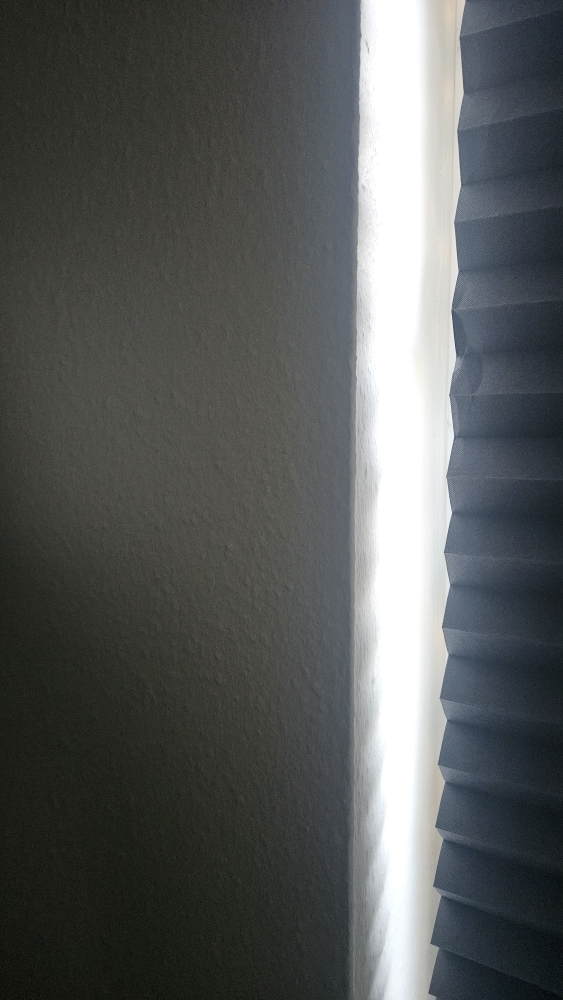
//> input picture ImageSource/indoor-s1-1.jpg, 2252 x 4000 px (shown at 1/4 size)
$ ./main   (built with g++ and OpenCV 4)
//> lines starting //> are read from the running program, lines starting //| are printed output that depends on the picture
#include <opencv2/opencv.hpp>
#include <opencv2/features2d.hpp>
#include <opencv2/imgproc.hpp>
#include <opencv2/core/utils/logger.hpp>
#include <iostream>
#include <tuple>
#include <fstream>
#include <vector>

using namespace cv;
using namespace std;

static Mat overlayBlend(const Mat& warped, const Mat& img2) {
	Mat result = warped.clone();
	for (int y = 0; y < img2.rows; y++) {
		for (int x = 0; x < img2.cols; x++) {
			if (img2.at<Vec3b>(y, x) != Vec3b(0, 0, 0)) { // non-black pixels
				result.at<Vec3b>(y, x) = img2.at<Vec3b>(y, x);
			}
		}
	}
	return result;
}

static Mat featherBlend(const Mat& warped, const Mat& img2) {
	Mat result = warped.clone();
	for (int y = 0; y < img2.rows; y++) {
		for (int x = 0; x < img2.cols; x++) {
			Vec3b c1 = warped.at<Vec3b>(y, x);
			Vec3b c2 = img2.at<Vec3b>(y, x);
			if (c2 != Vec3b(0, 0, 0)) { // overlapping
				for (int i = 0; i < 3; i++)
					result.at<Vec3b>(y, x)[i] = uchar(0.5 * c1[i] + 0.5 * c2[i]); // for weighted average
			}
		}
	}
	return result;
}

static tuple<vector<DMatch>, vector<KeyPoint>, vector<KeyPoint>> detectAndMatch(const Mat& img1, const Mat& img2, Ptr<Feature2D> detector, string name, NormTypes norm, bool drawMatchesAsWindow = false) {

	vector<KeyPoint> kp1, kp2;
	Mat desc1, desc2;

	detector->detectAndCompute(img1, noArray(), kp1, desc1);
	detector->detectAndCompute(img2, noArray(), kp2, desc2);

	cout << name << name << " Key points in Image1: " << kp1.size() << ", Image2: " << kp2.size() << endl;

	BFMatcher matcher(norm);

	vector<DMatch> matches;

	long t0 = getTickCount();

	vector<vector<DMatch>> knnMatches;

	matcher.knnMatch(desc1, desc2, knnMatches, 2);

	for (auto& match : knnMatches)
	{
		if (match[0].distance < (0.80f * match[1].distance) && match.size() >= 2)
			matches.push_back(match[0]);
	}

	cout << name << " Matches: " << matches.size() << endl;

	long t1 = getTickCount();

	double elapsed_ms = (t1 - t0) * 1000.0 / getTickFrequency();

	cout << name << " Matching time: " << elapsed_ms << " ms" << endl;

	// Draw matches
	if (drawMatchesAsWindow)
	{
		Mat img_matches;
		drawMatches(img1, kp1, img2, kp2, matches, img_matches);
		imshow(name + " Matches", img_matches);
	}

	return make_tuple(matches, kp1, kp2);
}

static Mat stitchUsingRANSAC(const Mat& img1, const Mat& img2, vector<DMatch> matches, vector<KeyPoint> kp1, vector<KeyPoint> kp2, double ransacThresh, string name) {

	vector<Point2f> pts1, pts2;
	for (auto& m : matches) {
		pts1.push_back(kp1[m.queryIdx].pt);
		pts2.push_back(kp2[m.trainIdx].pt);
	}

	Mat inlierMask;
	TickMeter tm;

	tm.start();

	Mat H = findHomography(pts1, pts2, RANSAC, ransacThresh, inlierMask);

	tm.stop();

	int inliers = countNonZero(inlierMask);
	cout << name << "RANSAC threshold = " << ransacThresh << ", inliers = " << inliers << ", time = " << tm.getTimeMilli() << " ms" << " ratio: " << (double)inliers / matches.size() << endl;

	Mat warped;
	warpPerspective(img1, warped, H, Size(img1.cols + img2.cols, max(img1.rows, img2.rows)));
	Mat result(warped, Rect(0, 0, img2.cols, img2.rows));
	img2.copyTo(result);

	imshow("Stitched Image", result);

	return result;
}

static void useFeatureDetection(vector<DMatch> matches, string name) {

	vector<float> distances;

	ofstream fout("./distance_res_" + name + ".csv", ios::trunc); //save distances for better plotted histograms

	try
	{
		for (auto& m : matches) {
			distances.push_back(m.distance);
			fout << m.distance << "\n";
		}
	}
	catch (const std::exception&) {

	}

	fout.close();


	Mat distMat(distances);
	int channels[] = { 0 };
	int histSize = 50;
	float rangeArr[] = { 0.0f, 256.0f };
	const float* ranges[] = { rangeArr };
	Mat hist;

	calcHist(&distMat, 1, channels, Mat(), hist, 1, &histSize, ranges, true, false);

	int hist_w = 400;
	int hist_h = 300;
	int bin_w = cvRound((double)hist_w / histSize);

	Mat histImage(hist_h, hist_w, CV_8UC3, Scalar(255, 255, 255));

	normalize(hist, hist, 0, histImage.rows, NORM_MINMAX);

	for (int i = 1; i < histSize; i++) {
		line(histImage,
			Point(bin_w * (i - 1), hist_h - cvRound(hist.at<float>(i - 1))),
			Point(bin_w * (i - 1), hist_h - cvRound(hist.at<float>(0))),
			Scalar(0, 0, 255), 2, 8, 0);
	}

	imshow(name + " Match Distance Histogram", histImage);
}

int main() {
	// Disable logging from OpenCV
	cv::utils::logging::setLogLevel(cv::utils::logging::LOG_LEVEL_SILENT);

	// Import images
	Mat img1 = imread("./ImageSource/indoor-s1-1.jpg", IMREAD_COLOR_BGR);
//> img1 is the input picture: 4000 rows x 2252 cols, CV_8UC3; mean B, G, R 89.5, 90.2, 87.4
	Mat img2 = imread("./ImageSource/indoor-s1-2.jpg", IMREAD_COLOR_BGR);
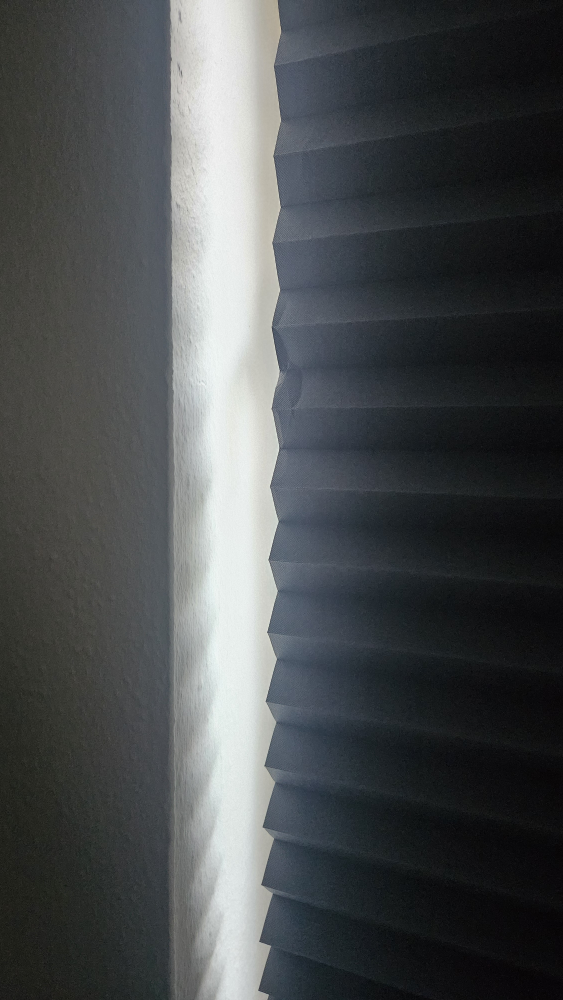
//> input picture ImageSource/indoor-s1-2.jpg, 2252 x 4000 px (shown at 1/4 size)
//> img2 is the input picture: 4000 rows x 2252 cols, CV_8UC3; mean B, G, R 79, 77.5, 74.4

	// [7 lines of commented-out code are left out]
	if (img1.empty() || img2.empty()) {
		cout << "Error: Could not load images!" << endl;
		return -1;
	}

	// Smaller images for ability to show it and
	Mat smallImg1;
	resize(img1, smallImg1, Size(), 0.15, 0.15);

	Mat smallImg2;
	resize(img2, smallImg2, Size(), 0.15, 0.15);
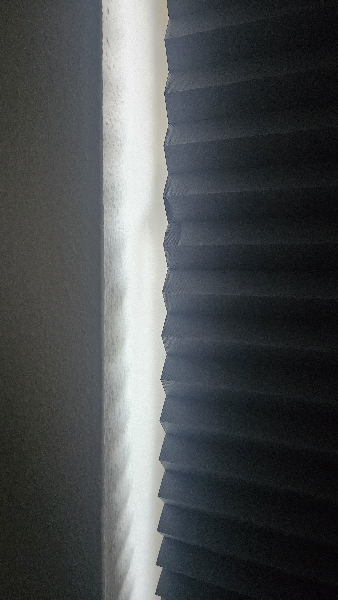
//> smallImg2: 600 rows x 338 cols, CV_8UC3; mean B, G, R 78.9, 77.4, 74.3

	// Matches: SIFT and AKAZE
	Ptr<Feature2D> sift = SIFT::create();
	string siftName = "[SIFT]";
	vector<DMatch> matchesSift;
	vector<KeyPoint> kp1;
	vector<KeyPoint> kp2;

	tie(matchesSift, kp1, kp2) = detectAndMatch(smallImg1, smallImg2, sift, siftName, NORM_L2, true); //add true param to show matches
//> in detectAndMatch, `detector->detectAndCompute(img1, noArray(), kp1, desc1);`: kp1 = 50 keypoints; strongest (x, y, size): (272, 205, 2.3), (270, 306, 2.4), (271, 261, 2.1), (263, 495, 2.7)
//> in detectAndMatch, `detector->detectAndCompute(img2, noArray(), kp2, desc2);`: kp2 = 40 keypoints; strongest (x, y, size): (157, 564, 2.7), (164, 287, 1.8), (158, 592, 4.2), (162, 419, 4.5)
//| [SIFT][SIFT] Key points in Image1: 50, Image2: 40
//> in detectAndMatch, `matcher.knnMatch(desc1, desc2, knnMatches, 2);`: knnMatches = 50 matches
//> the loop in detectAndMatch, `for (auto& match : knnMatches)` made 50 passes
//| [SIFT] Matches: 14
//> matchesSift = 14 matches

	// SIFT
	useFeatureDetection(matchesSift, siftName);
//> the loop in useFeatureDetection, `for (auto& m : matches)` made 14 passes
//> in useFeatureDetection, `Mat distMat(distances);`: distMat = [94.4, 54.34, 62.43, 93.06, 132.5, 77.61, 89.15, 92.7, 97.93, 78.89, 71.03, 80.48, 93.4, 125.2]
//> in useFeatureDetection, `calcHist(&distMat, 1, channels, Mat(), hist, 1, &histSize, ranges, tru..`: hist = 50 values, max 4 at index 18, min 0 at index 0, mean 0.28
//> in useFeatureDetection, `normalize(hist, hist, 0, histImage.rows, NORM_MINMAX);`: hist = 50 values, max 300 at index 18, min 0 at index 0, mean 21
//> after the loop in useFeatureDetection, `for (int i = 1; i < histSize; i++)`:
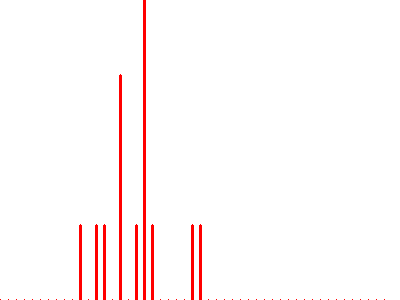
//> histImage: 300 rows x 400 cols, CV_8UC3; mean B, G, R 248.2, 248.2, 255

	Ptr<Feature2D> akaze = AKAZE::create();
	string akazeName = "[AKAZE]";
	vector<DMatch> matchesAkaze;

	tie(matchesAkaze, ignore, ignore) = detectAndMatch(smallImg1, smallImg2, akaze, akazeName, NORM_HAMMING, true); //add true param to show matches
//> call 2 of detectAndMatch, with name = "[AKAZE]", drawMatchesAsWindow = true
//> in detectAndMatch (call 2), `detector->detectAndCompute(img1, noArray(), kp1, desc1);`: kp1 = 64 keypoints; strongest (x, y, size): (271, 217, 8.1), (265, 493, 8.1), (267, 455, 8.1), (264, 528, 8.1)
//> in detectAndMatch (call 2), `detector->detectAndCompute(img2, noArray(), kp2, desc2);`: kp2 = 62 keypoints; strongest (x, y, size): (161, 527, 8.1), (162, 493, 8.1), (160, 528, 5.7), (163, 457, 8.1)
//| [AKAZE][AKAZE] Key points in Image1: 64, Image2: 62
//> in detectAndMatch (call 2), `matcher.knnMatch(desc1, desc2, knnMatches, 2);`: knnMatches = 64 matches
//> the loop in detectAndMatch (call 2), `for (auto& match : knnMatches)` made 64 passes
//| [AKAZE] Matches: 28
//> in detectAndMatch (call 2), `drawMatches(img1, kp1, img2, kp2, matches, img_matches);`:
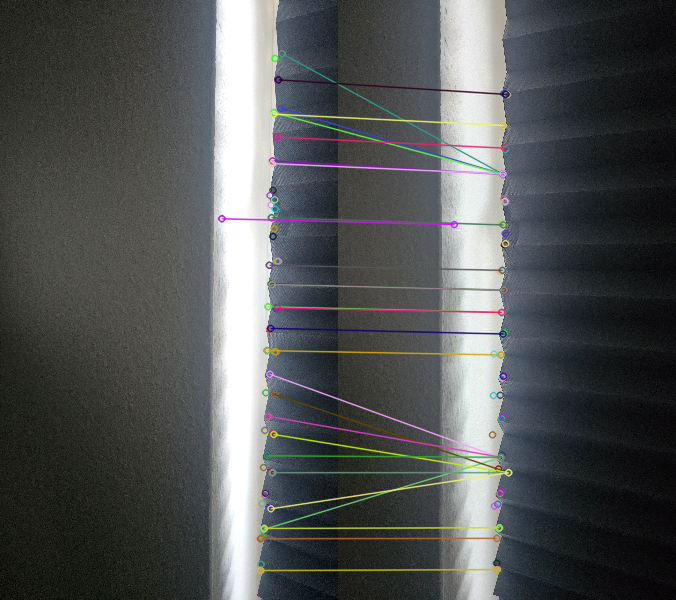
//> img_matches: 600 rows x 676 cols, CV_8UC3; mean B, G, R 84.2, 84.2, 81.8
//> matchesAkaze = 28 matches

	// AKAZE
	useFeatureDetection(matchesAkaze, akazeName);
//> call 2 of useFeatureDetection, with name = "[AKAZE]"
//> the loop in useFeatureDetection (call 2), `for (auto& m : matches)` made 28 passes
//> in useFeatureDetection (call 2), `Mat distMat(distances);`: distMat = 28 values, max 87 at index 2, min 15 at index 20, mean 43.32
//> in useFeatureDetection (call 2), `calcHist(&distMat, 1, channels, Mat(), hist, 1, &histSize, ranges, tru..`: hist = 50 values, max 6 at index 6, min 0 at index 0, mean 0.56
//> in useFeatureDetection (call 2), `normalize(hist, hist, 0, histImage.rows, NORM_MINMAX);`: hist = 50 values, max 300 at index 6, min 0 at index 0, mean 28
//> after the loop in useFeatureDetection (call 2), `for (int i = 1; i < histSize; i++)`:
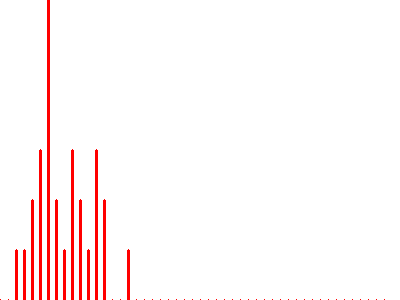
//> histImage: 300 rows x 400 cols, CV_8UC3; mean B, G, R 246, 246, 255

	waitKey(0);

	// Homography and warping
	Mat resultOfWarping;

	vector<double> thresholds = { 1.0, 3.0, 5.0, 10.0 };

	for (double t : thresholds) {

		resultOfWarping = stitchUsingRANSAC(smallImg1, smallImg2, matchesSift, kp1, kp2, t, siftName);
		waitKey(0);
	}

	resultOfWarping = stitchUsingRANSAC(smallImg1, smallImg2, matchesSift, kp1, kp2, 5.0, siftName);
//> the loop in stitchUsingRANSAC (call 5), `for (auto& m : matches)` made 14 passes
//> in stitchUsingRANSAC (call 5), `Mat H = findHomography(pts1, pts2, RANSAC, ransacThresh, inlierMask);`: inlierMask = [0, 1, 0, 0, 0, 0, 1, 1, 1, 0, 1, 0, 0, 1]; H = [[-0.673, 0.23, 128.1], [-1.41, 0.616, 231.9], [-0.00485, 0.00135, 1]]
//> in stitchUsingRANSAC (call 5), `int inliers = countNonZero(inlierMask);`: inliers = 6
//> in stitchUsingRANSAC (call 5), `Mat result(warped, Rect(0, 0, img2.cols, img2.rows));`:
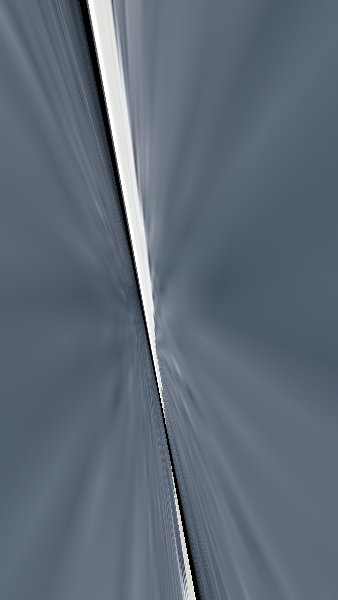
//> result: 600 rows x 338 cols, CV_8UC3; mean B, G, R 119.6, 105.3, 94.4
//> in stitchUsingRANSAC (call 5), `img2.copyTo(result);`:
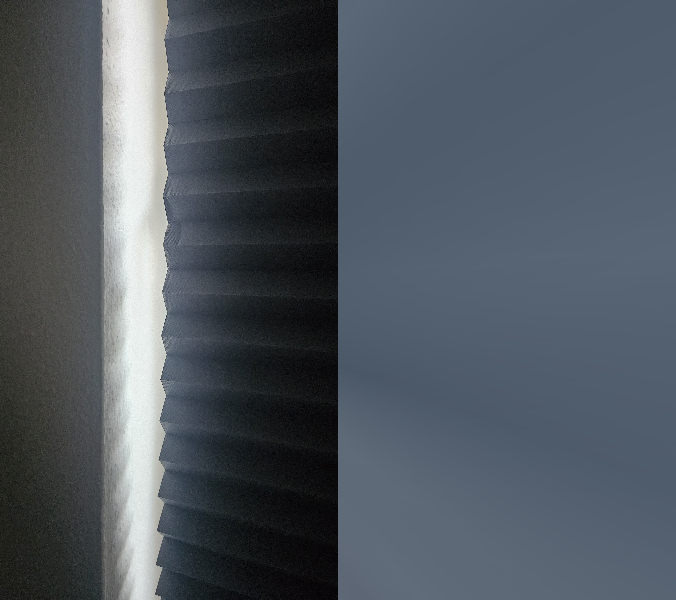
//> warped: 600 rows x 676 cols, CV_8UC3; mean B, G, R 95.4, 86.9, 78.9

	Mat overlayResult = overlayBlend(resultOfWarping, smallImg2);
	imshow("Overlay Blend", overlayResult);

	Mat featherResult = featherBlend(resultOfWarping, smallImg2);
	imshow("Feathering Blend", featherResult);

	waitKey(0);

	return 0;
}
